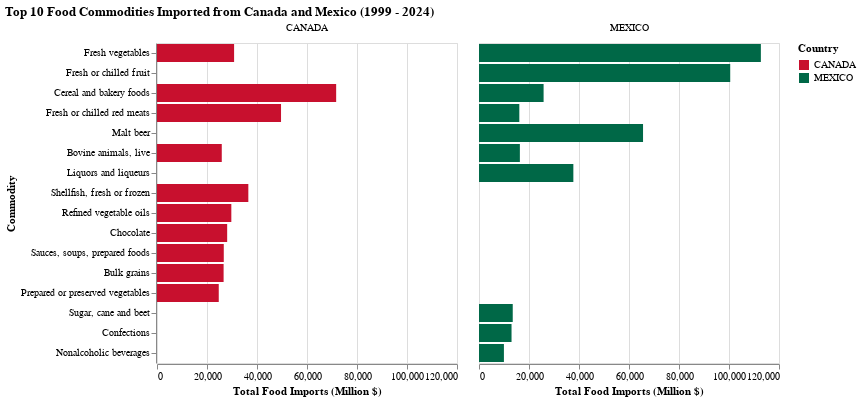

The notebook cell this image was saved under:
### Markdown cell above
🇺🇸 Pre-2016: Stable North American Trade under NAFTA (1994–2016)

NAFTA, signed in 1994, virtually eliminated tariffs on most agricultural products between the U.S., Mexico, and Canada.

Result: food trade grew steadily —

Canada remained the top exporter of grains, meats, and processed food,

Mexico specialized in fresh produce, beer.

Policy environment: predictable and pro-free trade; minimal political disruption.

🧩 In your chart: relatively smooth, parallel growth in U.S. imports from both countries through 2016.

🏛 2016–2020: Trump Administration — “America First” Trade Policy
🔹 2016 Campaign & Early 2017

Trump campaigned on NAFTA being a “bad deal” and promised to renegotiate or withdraw.

January 2017: U.S. withdrew from TPP (Trans-Pacific Partnership) — signaling a pivot from multilateral to bilateral trade.

April 2017: ordered a NAFTA renegotiation.

Created short-term uncertainty: some Canadian exports slowed, and importers diversified toward Mexico.

🔹 2017–2018: NAFTA Renegotiation Begins

The administration imposed tariffs on steel and aluminum (25% and 10%) on Canada and Mexico.

Canada retaliated with tariffs on U.S. dairy and food products.

Result: rising tension and temporary slowdown in some bilateral food flows.

Negotiations aimed to favor U.S. farmers, but the uncertainty caused many firms to shift sourcing to Mexico (cheaper, flexible supply).

🔹 2018–2019: USMCA Agreement & China Trade War

USMCA signed in late 2018, ratified 2019, took effect July 2020.

Expanded U.S. dairy access to Canada (a small gain for U.S. exporters).

Preserved duty-free trade for most agri-food.

Added stricter rules of origin and labor standards, pushing manufacturers (esp. processed foods) to relocate some production to Mexico.

Simultaneously: U.S.–China trade war began in 2018.

Tariffs on Chinese foods and ingredients (seafood, soy, garlic, etc.)

U.S. importers substituted Chinese goods with Mexican/Canadian suppliers — especially Mexico due to cost advantage.

🧩 In your chart: 2018–2019 often marks an inflection — Mexico’s export line climbing, Canada’s flattening.

🔹 2020: COVID-19 & USMCA Implementation

USMCA went into effect July 1 2020, solidifying North American integration.

Pandemic border controls temporarily disrupted Canadian trucking and logistics.

Mexico’s fresh produce sector rebounded faster, keeping exports high while Canadian shipments lagged due to cold-storage and labor issues.

🧩 In your chart: short dip or divergence around 2020–2021, then Mexico widening its lead.

📈 2021–2024: Biden Administration — Stability & Re-regionalization

Biden maintained USMCA and tariff structures; no return to TPP.

Focus shifted to supply chain resilience and “friend-shoring” — strengthening trade within the Americas.

Inflation and strong dollar increased nominal import values, even if real quantities were stable.

Canada’s exports stabilized; Mexico continued gradual rise in categories like produce, beverages, and processed foods.

### Code cell
top10_by_country = (
    df_clean
    .filter(pl.col("Country").is_in(["MEXICO", "CANADA"]))
    .group_by(["Country", "Commodity"])
    .agg(pl.col("FoodValue").sum().alias("TotalImports"))
    .sort(["Country", "TotalImports"], descending=[True, True])
    .group_by("Country")
    .head(10)
)

chart_top10_commodities = (
    alt.Chart(top10_by_country)
    .mark_bar()
    .encode(
        x=alt.X("TotalImports:Q", title="Total Food Imports (Million $)"),
        y=alt.Y("Commodity:N", sort='-x', title="Commodity"),
        color=alt.Color("Country:N", scale=alt.Scale(domain=["CANADA", "MEXICO"], range=["#C8102E", "#006847"])),
        facet=alt.Facet("Country:N", columns=2, title=None)
    )
    .properties(title="Top 10 Food Commodities Imported from Canada and Mexico (1999 - 2024)")
)

chart_top10_commodities

### Figure 1 — Vega-Lite specification as saved in the notebook (floating-point values rounded to 4 significant figures)
{"config": {"view": {"continuousWidth": 300, "continuousHeight": 300}}, "data": {"name": "data-5e0fd08806589c7134d3fa615d69b575"}, "mark": {"type": "bar"}, "encoding": {"color": {"field": "Country", "scale": {"domain": ["CANADA", "MEXICO"], "range": ["#C8102E", "#006847"]}, "type": "nominal"}, "facet": {"columns": 2, "field": "Country", "title": null, "type": "nominal"}, "x": {"field": "TotalImports", "title": "Total Food Imports (Million $)", "type": "quantitative"}, "y": {"field": "Commodity", "sort": "-x", "title": "Commodity", "type": "nominal"}}, "title": "Top 10 Food Commodities Imported from Canada and Mexico (1999 - 2024)", "$schema": "https://vega.github.io/schema/vega-lite/v5.20.1.json", "datasets": {"data-5e0fd08806589c7134d3fa615d69b575": [{"Country": "MEXICO", "Commodity": "Fresh vegetables", "TotalImports": 112700.0}, {"Country": "MEXICO", "Commodity": "Fresh or chilled fruit", "TotalImports": 100500.0}, {"Country": "MEXICO", "Commodity": "Malt beer", "TotalImports": 65620.0}, {"Country": "MEXICO", "Commodity": "Liquors and liqueurs", "TotalImports": 37740.0}, {"Country": "MEXICO", "Commodity": "Cereal and bakery foods", "TotalImports": 25840.0}, {"Country": "MEXICO", "Commodity": "Bovine animals, live", "TotalImports": 16350.0}, {"Country": "MEXICO", "Commodity": "Fresh or chilled red meats", "TotalImports": 16130.0}, {"Country": "MEXICO", "Commodity": "Sugar, cane and beet", "TotalImports": 13500.0}, {"Country": "MEXICO", "Commodity": "Confections", "TotalImports": 13010.0}, {"Country": "MEXICO", "Commodity": "Nonalcoholic beverages", "TotalImports": 9968.0}, {"Country": "CANADA", "Commodity": "Cereal and bakery foods", "TotalImports": 71660.0}, {"Country": "CANADA", "Commodity": "Fresh or chilled red meats", "TotalImports": 49610.0}, {"Country": "CANADA", "Commodity": "Shellfish, fresh or frozen", "TotalImports": 36530.0}, {"Country": "CANADA", "Commodity": "Fresh vegetables", "TotalImports": 30840.0}, {"Country": "CANADA", "Commodity": "Refined vegetable oils", "TotalImports": 29730.0}, {"Country": "CANADA", "Commodity": "Chocolate", "TotalImports": 28070.0}, {"Country": "CANADA", "Commodity": "Sauces, soups, prepared foods", "TotalImports": 26710.0}, {"Country": "CANADA", "Commodity": "Bulk grains", "TotalImports": 26640.0}, {"Country": "CANADA", "Commodity": "Bovine animals, live", "TotalImports": 25910.0}, {"Country": "CANADA", "Commodity": "Prepared or preserved vegetables", "TotalImports": 24700.0}]}}
